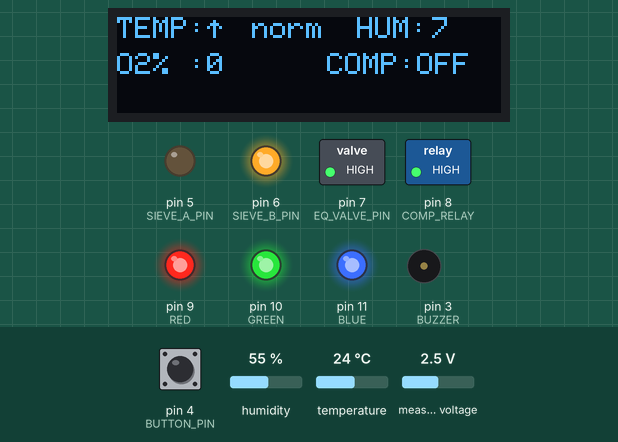
The sketch below on a simulated Arduino Uno, built with avr-gcc and run on an emulated ATmega328P. On the bench: 128×32 one-colour display, switched loads named in the sketch (green lamp = pin HIGH), output pins drawn as LEDs (lit = HIGH), buzzer (waves = sounding, pin HIGH). The inputs (shaded band) are chosen by the test bench; at power-on: pin 4 (BUTTON_PIN) LOW, humidity 55 %, temperature 24 °C, measured voltage 2.5 V. What the sketch prints to the serial monitor is not drawn.

Above: at 2.2 s.
2.3 s: pin 4 (BUTTON_PIN) pulled HIGH for 0.15 s
At 3.2 s:
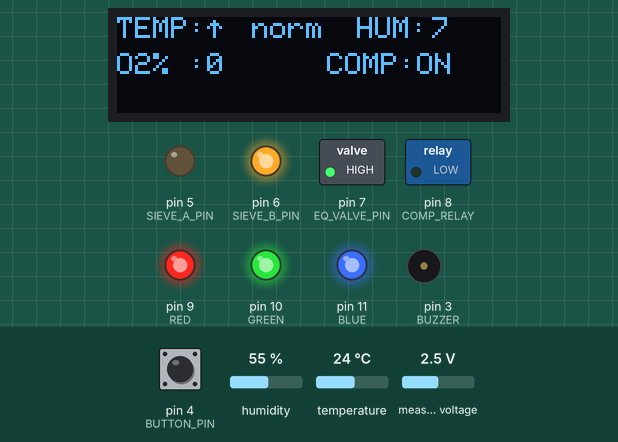
8.4 s: humidity set to 40 %
At 10.2 s:
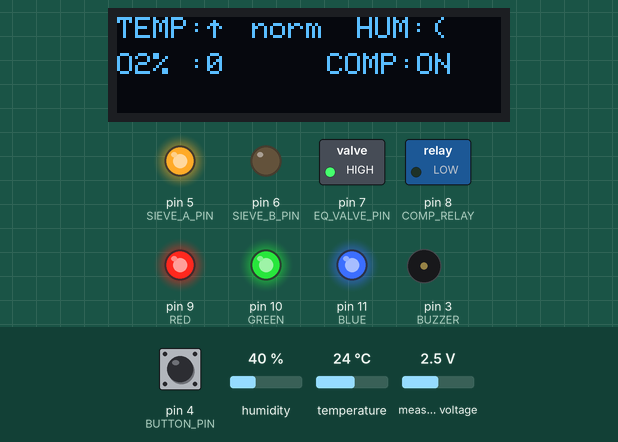
14.4 s: pin 4 (BUTTON_PIN) pulled HIGH for 1 s
At 16.3 s:
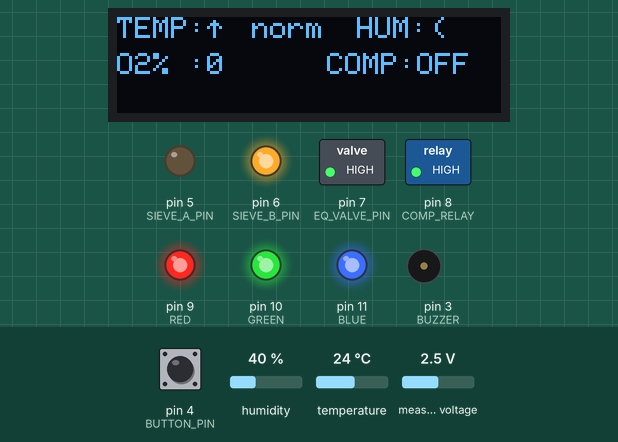
21.4 s: temperature set to 29.3 °C
At 24.2 s:
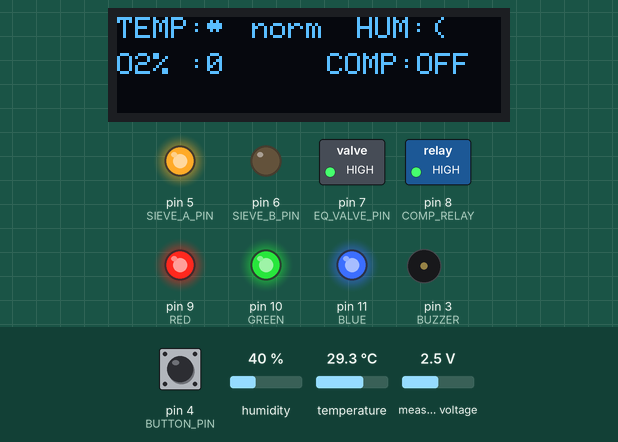
24.7 s: temperature set to 30.7 °C
At 26.0 s:
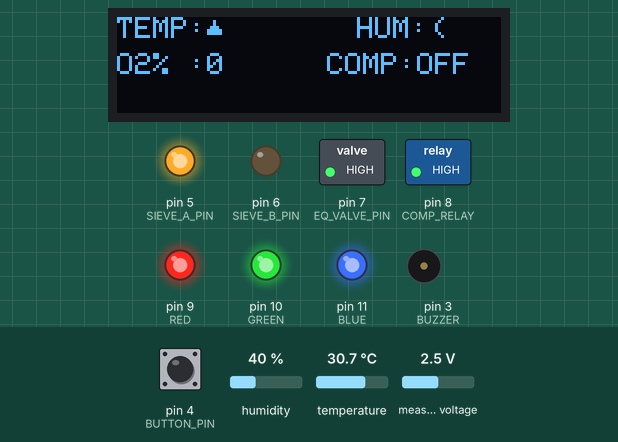
30.7 s: pin 4 (BUTTON_PIN) pulled HIGH for 0.15 s
At 31.5 s:
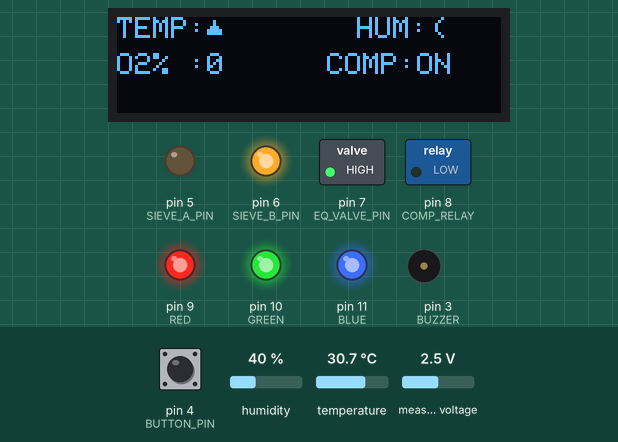
Timing chart, 0 to 37.8 s (numbered marks = the images above; inputs shaded):
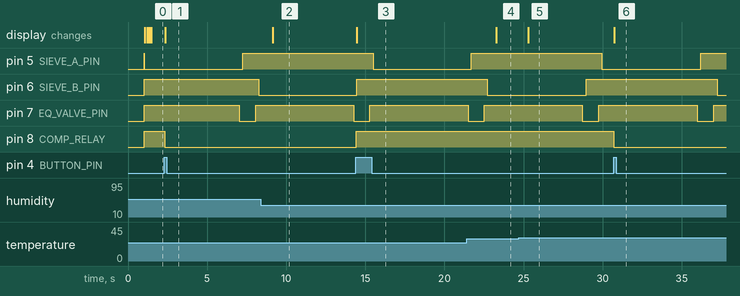

Measured:
- the behaviour switches between 29.9 and 30 °C on temperature (found by bisection; images 4 and 5)
- after the input at 2.3 s, pin 8 (COMP_RELAY): HIGH → LOW at once; the display: changes at once (image 1)
- after the input at 8.4 s, the display: changes after 0.76 s (image 2)
- after the input at 14.4 s, pin 8 (COMP_RELAY): LOW → HIGH at once; the display: changes after 0.07 s (image 3)
- after the input at 21.4 s, the display: changes after 1.9 s (image 4)
- after the input at 24.7 s, the display: changes after 0.59 s (image 5)
- after the input at 30.7 s, pin 8 (COMP_RELAY): HIGH → LOW at once; the display: changes at once (image 6)

The sketch:

M1902V5.ino
```cpp
/* SCHEMATIC****************
   Relay pins:
   SIEVE A- D5
   SIEVE B- D6
   EQ_VALVE- D7 //NOT CONNECTED
   RELAY 4- D8 //For the compressor relay
   BUTTON - D4 //To turn on/off the compressor
   DHT    - D2
   Buzzer - D3

   RGB LED- D9: RED, D10: GREEN, D11: BLUE
   OLED   - DIN(SDA): A4, SCL: A5
*/

//Libraries
//****************************************************************
#include <DHT.h>
#include <SPI.h>
#include <Wire.h>
#include <Filter.h>                      //  https://www.megunolink.com/documentation/arduino-libraries/exponential-filter/
#include <Adafruit_GFX.h>
#include <Adafruit_SSD1305.h>
#include <Adafruit_ADS1015.h>

// I2C DISPLAY
//****************************************************************
#define OLED_RESET -1          //ARDUINO RESET PIN
#define SCREEN_ADDRESS 0x3C
Adafruit_SSD1305 display(128, 32, &Wire, OLED_RESET);


//DHT PARAMETERS
//****************************************************************
#define DHTPIN 2
#define DHTTYPE DHT22       // DHT 22
DHT dht(DHTPIN, DHTTYPE);


//ADC PARAMETERS FOR O2 CONCNTRATION
//****************************************************************
Adafruit_ADS1115 ads;
int adc0;                           //sensor connected on adc 0 pin
int O2;                           //variable to store o2 concentration
float factor;                       //multiplication factor to convert adc values in O2 concentration
const float multiplier = 0.1875;   //ADC 1 bit = 0.1875mV , ADC set to default gain
float O2_SMOOTH;                    //Filtered value
ExponentialFilter<float> O2_FILTERED(20, 20.9);   // the <float> makes a filter for float numbers // 20 is the weight (20 => 20%) // 20.9 is the initial value of the filter


//DIGITAL PIN ASSIGNMENTS
//****************************************************************
#define RED 9                       //RED LED
#define GREEN 10                    //GREEN LED
#define BLUE 11                     //BLUE LED
#define BUZZER 3                    //BUZZER PIN
#define BUTTON_PIN 4                //BUTTON PIN FOR CONTACTOR RELAY
#define SIEVE_A_PIN 5               //SIEVE A PIN
#define SIEVE_B_PIN 6               //SIEVE B PIN
#define EQ_VALVE_PIN 7             //EQULIZATION VALVE PIN
#define COMP_RELAY 8                //COMP RELAY


//VARIABLES
//****************************************************************
int h;                    //humidity
int t;                    //temperature

unsigned long prevCycleTime = millis();
int     prevCycle = 8;
unsigned long waitTime = 0;

bool state = HIGH;           // the current state of the output pin
int reading;                 // the current reading from the input pin
bool previous = LOW;
unsigned long Time = 0;      // the last time the output pin was toggled
const int debounce = 200;


//Set delay timing here
//**************************************************************************
const int S_ON_Eq_OFF = 6000;     //One sieve on, and equalisation valve off
const int S_ON_Eq_ON = 200;       //One sieve on, and euqialisation valve on
const int S_OFF_Eq_ON = 800;      //sieves off, equlaization vale on
const int S_OFF_Eq_OFF = 200;     //all valves low


//**************************************************************************
void setup() {
  Serial.begin(9600);       //serial communication for debugging
  Serial.println("Starting the machine");
  dht.begin();              //start DHT communication

  //check the display
  if ( ! display.begin(0x3C) ) {
    Serial.println("Unable to initialize OLED");
    while (1) yield();

  }
  display.clearDisplay();   // clears the screen and buffer
  delay(1000);
  display.clearDisplay();

  // SET PIN MODE FOR PINS IN PROGRAM
  //**************************************************************************
  pinMode(SIEVE_A_PIN, OUTPUT);
  pinMode(SIEVE_B_PIN, OUTPUT);
  pinMode(EQ_VALVE_PIN, OUTPUT);

  //define pins as input &output
  pinMode(RED, OUTPUT);
  pinMode(GREEN, OUTPUT);
  pinMode(BLUE, OUTPUT);

  pinMode(BUZZER, OUTPUT);
  pinMode(BUTTON_PIN, INPUT);
  pinMode(COMP_RELAY, OUTPUT);

  //Set initial states here
  //**************************************************************************
  //set SIEVE pins to LOW(turn off the relays)
  digitalWrite(SIEVE_A_PIN, HIGH);
  digitalWrite(SIEVE_B_PIN, HIGH);
  digitalWrite(EQ_VALVE_PIN, HIGH);

  //Set LED pins to LOW(turn off the LEDs)
  //**************************************************************************
  digitalWrite(RED, HIGH);
  digitalWrite(GREEN, HIGH);
  digitalWrite(BLUE, HIGH);

  //ADC values
  int adc_ambAirValue = ads.readADC_SingleEnded(0);  //adc value in ambient air
  if (adc_ambAirValue > 85) {
    factor = 3.82;
  } else {
    factor = adc_ambAirValue / 20.9;                   //slope 78.9 - 20.9% - 14.8mV ::: 372.26 - 98.6% - 69.8mv
  }
  //Serial.println(adc_ambAirValue);
  //  float adc_maxValue = 100 * factor;
  //Serial.println(adc_ambAirValue);
  //  Serial.print('\t');
  //  Serial.print(factor);
  //  Serial.print('\t');
  //  Serial.println(adc_maxValue);
}

void loop() {
  COMP_SWITCH();       //turn on/off the compressor
  RUN_CYCLE();         //activate the sieves
  GET_TEMP();          //get the temperature and humidity
  //ALARM(h);            //set led colors and trigger alarm
  O2_CONCENTRATION();  //Calculate o2 concentration
  DISPLAY_DATA();      //display readings
}

void RUN_CYCLE() {
  //CYCLE 1
  //*****************************************************
  if ((millis() - prevCycleTime >= waitTime) && (prevCycle == 8)) {
    //Serial.println("Cycle 1");
    digitalWrite(SIEVE_A_PIN, LOW);
    digitalWrite(SIEVE_B_PIN, HIGH);
    digitalWrite(EQ_VALVE_PIN, HIGH);
    Serial.println("SEIVE A: ON, SEIVE B: OFF, EQ : OFF");
    prevCycleTime = millis();
    prevCycle = 1;
    waitTime = S_ON_Eq_OFF;
  }

  //CYCLE2
  //****************************************************
  if ((millis() - prevCycleTime >= waitTime) && (prevCycle == 1)) {
    //Serial.println("Cycle 2");
    digitalWrite(EQ_VALVE_PIN, LOW);
    Serial.println("SEIVE A: ON, SEIVE B: OFF, EQ : ON");
    prevCycleTime = millis();
    prevCycle = 2;
    waitTime = S_ON_Eq_ON;
  }

  //CYCLE 3
  //****************************************************
  if ((millis() - prevCycleTime >= waitTime) && (prevCycle == 2)) {
    //Serial.println("Cycle 3");
    digitalWrite(SIEVE_A_PIN, HIGH);
    Serial.println("SEIVE A: OFF, SEIVER B: OFF, EQ : ON");
    prevCycleTime = millis();
    prevCycle = 3;
    waitTime = S_OFF_Eq_ON;
  }

  //CYCLE 4
  //***************************************************
  if ((millis() - prevCycleTime >= waitTime) && (prevCycle == 3)) {
    //Serial.println("Cycle 4");
    digitalWrite(EQ_VALVE_PIN, HIGH);
    Serial.println("SEIVE A: OFF, SEIVE B: OFF, EQ: OFF");
    prevCycleTime = millis();
    prevCycle = 4;
    waitTime = S_OFF_Eq_OFF;
  }

  //CYCLE 5
  //*****************************************************
  if ((millis() - prevCycleTime >= waitTime) && (prevCycle == 4)) {
    //Serial.println("Cycle 4");
    digitalWrite(SIEVE_A_PIN, HIGH);
    digitalWrite(SIEVE_B_PIN, LOW);
    digitalWrite(EQ_VALVE_PIN, HIGH);
    Serial.println("SEIVE A: OFF, SEIVE B: ON, EQ : OFF");
    prevCycleTime = millis();
    prevCycle = 5;
    waitTime = S_ON_Eq_OFF;
  }

  //CYCLE6
  //****************************************************
  if ((millis() - prevCycleTime >= waitTime) && (prevCycle == 5)) {
    //Serial.println("Cycle 5");
    digitalWrite(EQ_VALVE_PIN, LOW);
    Serial.println("SEIVE A: OFF, SEIVE B: ON, EQ : ON");
    prevCycleTime = millis();
    prevCycle = 6;
    waitTime = S_ON_Eq_ON;
  }

  //CYCLE 7
  //****************************************************
  if ((millis() - prevCycleTime >= waitTime) && (prevCycle == 6)) {
    //Serial.println("Cycle 3");
    digitalWrite(SIEVE_B_PIN, HIGH);
    Serial.println("SEIVE A: OFF, SEIVER B: OFF, EQ : ON");
    prevCycleTime = millis();
    prevCycle = 7;
    waitTime = S_OFF_Eq_ON;
  }

  //CYCLE 8
  //***************************************************
  if ((millis() - prevCycleTime >= waitTime) && (prevCycle == 7)) {
    //Serial.println("Cycle 4");
    digitalWrite(EQ_VALVE_PIN, HIGH);
    Serial.println("SEIVE A: OFF, SEIVE B: OFF, EQ: OFF");
    prevCycleTime = millis();
    prevCycle = 8;
    waitTime = S_OFF_Eq_OFF;
  }
}

//GET TEMPERATURE FROM THE DHT SENSOR
//**************************************************************************
void GET_TEMP() {
  h = dht.readHumidity();
  t = dht.readTemperature();
  //  Serial.println(h);
  //  Serial.println(t);
  if (isnan(h) || isnan(t)) {
    Serial.println(F("Failed to read from DHT sensor!"));
    digitalWrite(RED, LOW);
    digitalWrite(GREEN, LOW);
    digitalWrite(BLUE, LOW);
    return;
  }
}

//CONTROL THE COMPRESSOR RELAY FROM COMPRESSOR SWITCH
//**************************************************************************
void COMP_SWITCH() {
  reading = digitalRead(BUTTON_PIN);

  if (reading == HIGH && previous == LOW && millis() - Time > debounce) {
    if (state == HIGH) {
      state = LOW;
    }
    else {
      state = HIGH;
    }
    Time = millis();
  }

  digitalWrite(COMP_RELAY, state);
  previous = reading;
}


//DISPLAY READINGS ON THE SCREEN
//**************************************************************************
void DISPLAY_DATA() {
  display.clearDisplay();             //clear the display
  display.setTextSize(1);             //set text size, 1 is 10 pixel height
  display.setTextColor(WHITE);        //set color
  display.setCursor(0, 0);
  display.println("TEMP: ");          //print Temp:

  display.setCursor(30, 0);
  display.println(t, 0);              //print the temperature value, without decimal points
  display.setCursor(45, 0);
  if (t < 30) {
    display.println("norm");
  } else if (t > 30 && t <= 40) {
    display.println("chk");
  } else if (t > 40 && t <= 45) {
    display.println("high");
  } else if (t > 45) {
    display.println("warn");
  }

  display.setCursor(80, 0);
  display.println("HUM: ");            //print Hum :

  display.setCursor(105, 0);
  display.println(h, 0);              //print the humidity value, without decimal points

  display.setCursor(0, 12);
  display.println("O2% : ");

  display.setCursor(30, 12);
  if (O2_SMOOTH <= 100) {
    display.println(O2_SMOOTH, 0);
  }
  else {
    display.println("ERROR");
  }

  display.setCursor(70, 12);
  display.println("COMP: ");

  display.setCursor(100, 12);
  if (state == HIGH) {
    display.println("OFF");           //relays have reversed logic
  } else {
    display.println("ON");            //relays have reversed logic
  }

  display.display();                  //display data
}


//CALCULATE THE O2 CONCENTRATION
//**************************************************************************
void O2_CONCENTRATION() {
  adc0 = ads.readADC_SingleEnded(0); // Read ADC value from ADS1115

  //  Serial.println(factor);
  //  Serial.print("Analog pin 0: ");
  //Serial.println(adc0 * multiplier);

  //O2 = map(adc0, 80, 350, 20, 100);
  O2 = adc0 / factor;
  O2_FILTERED.Filter(O2);            //Calculate the filtered value
  O2_SMOOTH = O2_FILTERED.Current(); //calculate current filtered value

  //  Serial.println(O2_SMOOTH);
  if (O2_SMOOTH > 100 && O2_SMOOTH < 20) {
    Serial.println("Error reading oxygen percent");
  }
}


//CHANGE LED COLOR BASED ON O2 CONCENTRATION
//**************************************************************************
void ALARM(int h) {                 // turn on red if o2 conc. is less than 80%, blue for 80-90%, green for more than 90%
  if (O2_SMOOTH < 80) {
    analogWrite(RED, 180);          //common anode, 255 to turn off and 0 to turn on
    analogWrite(BLUE, 255);
    analogWrite(GREEN, 255);
  }

  else if (O2_SMOOTH >= 80 && O2_SMOOTH <= 90) {
    analogWrite(RED, 255);
    analogWrite(BLUE, 180);
    analogWrite(GREEN, 255);
  }

  else if (O2_SMOOTH > 90) {
    analogWrite(GREEN, 180);
    analogWrite(BLUE, 255);
    analogWrite(RED, 255);
  }

  else {
    analogWrite(RED, 255);
    analogWrite(GREEN, 255);
    analogWrite(BLUE, 255);
  }
}
```
